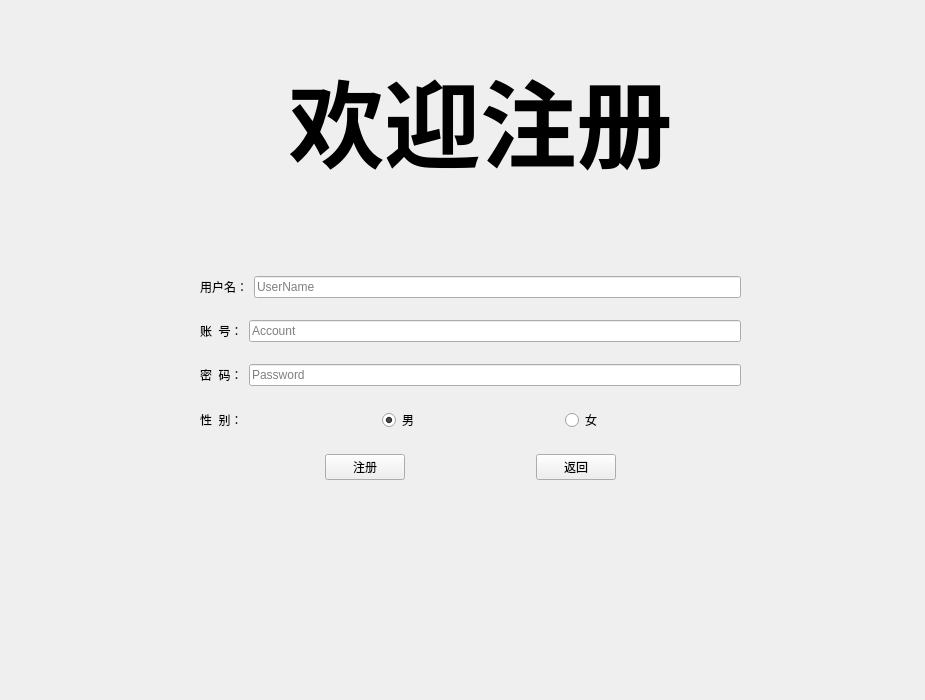
<?xml version="1.0" encoding="UTF-8"?>
<ui version="4.0">
 <class>RegDialog</class>
 <widget class="QWidget" name="RegDialog">
  <property name="geometry">
   <rect>
    <x>0</x>
    <y>0</y>
    <width>925</width>
    <height>700</height>
   </rect>
  </property>
  <property name="windowTitle">
   <string>Form</string>
  </property>
  <property name="windowIcon">
   <iconset resource="imag.qrc">
    <normaloff>:/head.png</normaloff>:/head.png</iconset>
  </property>
  <widget class="QWidget" name="layoutWidget">
   <property name="geometry">
    <rect>
     <x>200</x>
     <y>260</y>
     <width>541</width>
     <height>241</height>
    </rect>
   </property>
   <layout class="QVBoxLayout" name="verticalLayout">
    <item>
     <layout class="QHBoxLayout" name="horizontalLayout_2">
      <item>
       <widget class="QLabel" name="label">
        <property name="text">
         <string>用户名：</string>
        </property>
       </widget>
      </item>
      <item>
       <widget class="QtMaterialAutoComplete" name="L_Name">
        <property name="placeholderText">
         <string>UserName</string>
        </property>
       </widget>
      </item>
     </layout>
    </item>
    <item>
     <layout class="QHBoxLayout" name="horizontalLayout_3">
      <item>
       <widget class="QLabel" name="label_2">
        <property name="text">
         <string>账  号：</string>
        </property>
       </widget>
      </item>
      <item>
       <widget class="QtMaterialAutoComplete" name="L_Account">
        <property name="placeholderText">
         <string>Account</string>
        </property>
       </widget>
      </item>
     </layout>
    </item>
    <item>
     <layout class="QHBoxLayout" name="horizontalLayout_4">
      <item>
       <widget class="QLabel" name="label_3">
        <property name="text">
         <string>密  码：</string>
        </property>
       </widget>
      </item>
      <item>
       <widget class="QtMaterialAutoComplete" name="L_pswd">
        <property name="placeholderText">
         <string>Password</string>
        </property>
       </widget>
      </item>
     </layout>
    </item>
    <item>
     <layout class="QHBoxLayout" name="horizontalLayout_5">
      <item>
       <widget class="QLabel" name="label_4">
        <property name="text">
         <string>性  别：</string>
        </property>
       </widget>
      </item>
      <item>
       <widget class="QRadioButton" name="Rd_Male">
        <property name="text">
         <string>男</string>
        </property>
        <property name="checked">
         <bool>true</bool>
        </property>
       </widget>
      </item>
      <item>
       <widget class="QRadioButton" name="Rd_Female">
        <property name="text">
         <string>女</string>
        </property>
       </widget>
      </item>
     </layout>
    </item>
    <item>
     <layout class="QHBoxLayout" name="horizontalLayout_6">
      <item>
       <spacer name="horizontalSpacer_3">
        <property name="orientation">
         <enum>Qt::Horizontal</enum>
        </property>
        <property name="sizeHint" stdset="0">
         <size>
          <width>40</width>
          <height>20</height>
         </size>
        </property>
       </spacer>
      </item>
      <item>
       <widget class="QtMaterialRaisedButton" name="Btn_Reg">
        <property name="text">
         <string>注册</string>
        </property>
       </widget>
      </item>
      <item>
       <spacer name="horizontalSpacer">
        <property name="orientation">
         <enum>Qt::Horizontal</enum>
        </property>
        <property name="sizeHint" stdset="0">
         <size>
          <width>18</width>
          <height>20</height>
         </size>
        </property>
       </spacer>
      </item>
      <item>
       <widget class="QtMaterialRaisedButton" name="Btn_Back">
        <property name="text">
         <string>返回</string>
        </property>
       </widget>
      </item>
      <item>
       <spacer name="horizontalSpacer_2">
        <property name="orientation">
         <enum>Qt::Horizontal</enum>
        </property>
        <property name="sizeHint" stdset="0">
         <size>
          <width>40</width>
          <height>20</height>
         </size>
        </property>
       </spacer>
      </item>
     </layout>
    </item>
   </layout>
  </widget>
  <widget class="QLabel" name="label_5">
   <property name="geometry">
    <rect>
     <x>190</x>
     <y>-10</y>
     <width>581</width>
     <height>261</height>
    </rect>
   </property>
   <property name="styleSheet">
    <string notr="true">QLabel {
    font-family: &quot;Microsoft YaHei&quot;;
    font-size: 35px;
	font-weight: bold;
    color:black;
	border:none;
}</string>
   </property>
   <property name="text">
    <string>&lt;html&gt;&lt;head/&gt;&lt;body&gt;&lt;p align=&quot;center&quot;&gt;&lt;span style=&quot; font-size:72pt; font-weight:700;&quot;&gt;欢迎注册&lt;/span&gt;&lt;/p&gt;&lt;/body&gt;&lt;/html&gt;</string>
   </property>
   <property name="alignment">
    <set>Qt::AlignCenter</set>
   </property>
  </widget>
 </widget>
 <customwidgets>
  <customwidget>
   <class>QtMaterialAutoComplete</class>
   <extends>QLineEdit</extends>
   <header location="global">qtmaterialautocomplete.h</header>
  </customwidget>
  <customwidget>
   <class>QtMaterialRaisedButton</class>
   <extends>QPushButton</extends>
   <header location="global">qtmaterialraisedbutton.h</header>
  </customwidget>
 </customwidgets>
 <resources>
  <include location="imag.qrc"/>
 </resources>
 <connections/>
</ui>
